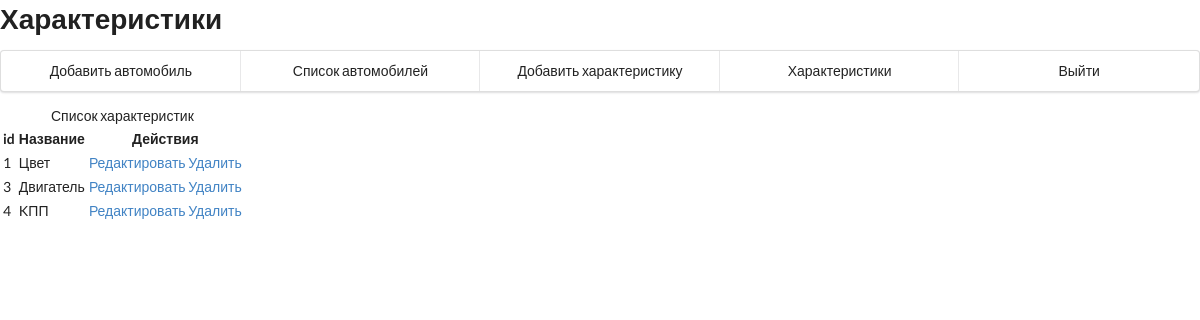
Screenshot of /admin/parameters.php (signed in) with the database file from the repository.
### tables this page shows
CREATE TABLE `parameters` (
  `id` int(11) NOT NULL,
  `name` varchar(256) NOT NULL
);

### admin/parameters.php (called while the page is built, shortened)
<?php
require_once dirname(__FILE__) . DIRECTORY_SEPARATOR . '..' .
    DIRECTORY_SEPARATOR . 'src' . DIRECTORY_SEPARATOR . 'kernel.php';
$parameters = mysqli_fetch_all(mysqli_query($link, "SELECT * FROM parameters"), MYSQLI_ASSOC);
include 'views' . DIRECTORY_SEPARATOR . '_header.phtml';
include 'views' . DIRECTORY_SEPARATOR . 'parameters.phtml';

### admin/views/parameters.phtml (the view)
<h1>Характеристики</h1>
<?php include '_menu.phtml'?>
<table>
    <caption>Список характеристик</caption>
    <thead>
        <tr>
            <th>id</th>
            <th>Название</th>
            <th>Действия</th>
        </tr>
    </thead>
    <tbody>
    <?php foreach ($parameters as $parameter):?>
        <tr>
            <td data-label="id"><?=$parameter['id']?></td>
            <td data-label="Название"><?=$parameter['name']?></td>
            <td data-label="Действия">
                <a href="/admin/edit_parameter.php?id=<?=$parameter['id']?>" class="button">Редактировать</a>
                <a href="/admin/actions/remove_parameter.php?id=<?=$parameter['id']?>" onclick="return confirm('Удалить характеристику <?=$parameter['id']?>?')" class="button secondary">Удалить</a>
            </td>
        </tr>
    <?php endforeach;?>
    </tbody>
</table>

### rows the page displays
parameters: id "1", name "Цвет"
parameters: id "3", name "Двигатель"
parameters: id "4", name "KПП"
